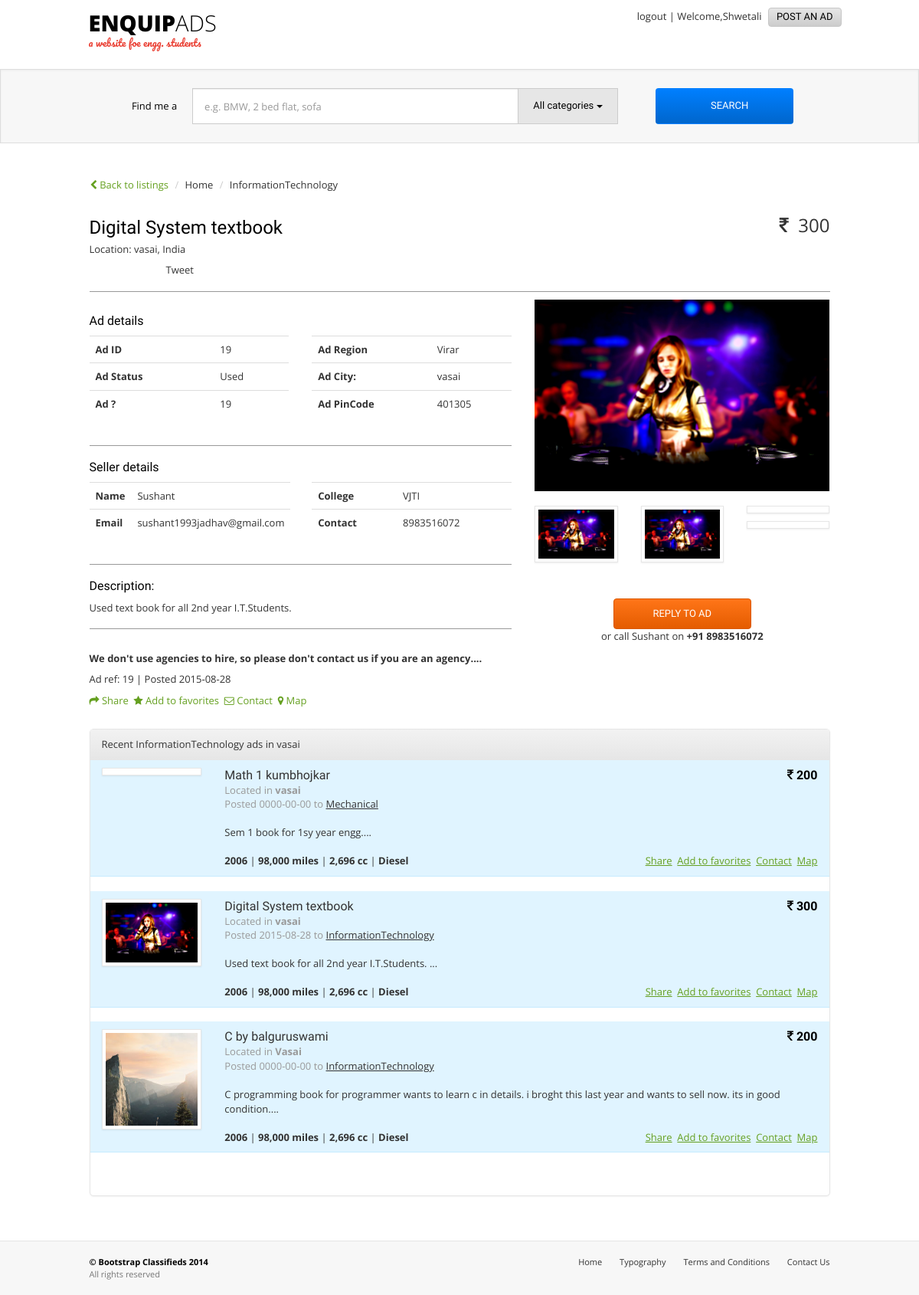
The page /details.php?adId=19&opId=2 (signed in) on the database its author committed.
### tables this page shows
CREATE TABLE IF NOT EXISTS `ads` (
  `adId` int(11) NOT NULL AUTO_INCREMENT,
  `adHeading` varchar(255) NOT NULL,
  `adText` text NOT NULL,
  `adPrice` double NOT NULL,
  `adPincode` int(15) NOT NULL,
  `adImg1` varchar(500) DEFAULT NULL,
  `adImg2` varchar(500) DEFAULT NULL,
  `adImg3` varchar(500) DEFAULT NULL,
  `adImg4` varchar(500) DEFAULT NULL,
  `uId` int(11) DEFAULT NULL,
  `adRegion` varchar(255) NOT NULL,
  `adKey` varchar(500) NOT NULL,
  `opId` int(11) NOT NULL,
  `adStatus` varchar(100) NOT NULL,
  `adCity` varchar(500) NOT NULL,
  `adCountry` varchar(200) NOT NULL,
  `adDate` date NOT NULL,
  PRIMARY KEY (`adId`),
  KEY `uId` (`uId`),
  KEY `oId` (`opId`)
);

CREATE TABLE IF NOT EXISTS `options` (
  `opId` int(11) NOT NULL,
  `opName` varchar(255) NOT NULL,
  `cId` int(11) NOT NULL,
  PRIMARY KEY (`opId`),
  KEY `cId` (`cId`)
);

CREATE TABLE IF NOT EXISTS `users` (
  `uId` int(11) NOT NULL AUTO_INCREMENT,
  `uEmail` varchar(255) NOT NULL,
  `uFirstname` varchar(255) NOT NULL,
  `uLastname` varchar(255) NOT NULL,
  `uPassword` varchar(255) NOT NULL,
  `uCity` varchar(255) NOT NULL,
  `uState` varchar(255) NOT NULL,
  `uPhone` varchar(13) NOT NULL,
  `uAddress` varchar(255) NOT NULL,
  `uPincode` varchar(15) NOT NULL,
  `uCollege` varchar(500) NOT NULL,
  PRIMARY KEY (`uId`)
);

### details.php (the view, shortened to what the rows shown need)
<?php
 $adid=$_GET['adId'];
 $opid=$_GET['opId'];
?>
<!DOCTYPE html>
<html lang="en">
    <head>
        <link id="switch_style" href="css/bootstrap.css" rel="stylesheet">
        <link href="css/theme.css" rel="stylesheet">
        <link href="css/dropzone.css" rel="stylesheet">
        <link href="//netdna.bootstrapcdn.com/font-awesome/4.0.3/css/font-awesome.css" rel="stylesheet">
        <link rel="stylesheet" type="text/css" href="js/fancybox/jquery.fancybox.css?v=2.1.5" media="screen" />
        <link rel="stylesheet" type="text/css" href="js/fancybox/helpers/jquery.fancybox-buttons.css?v=2.1.5" media="screen" />
    </head>
    <body>
            <div class="container" id="listings-page">
    <div class="row">
        <div class="col-sm-12 listing-wrapper listings-top listings-bottom">
            <br />
            <br />
                <?php $dbhost = "localhost";
                    $dbuser = "root";
                    $dbpass = "";
                    $dbcon = mysql_connect($dbhost,$dbuser,$dbpass);
                    $sql_ad="SELECT ads.*,users.*,options.* FROM ads left join users on ads.uId=users.uId inner join options on ads.opId=options.opId where ads.adId=$adid and ads.opId=$opid ";
                    $result_ad =mysql_query($sql_ad,$dbcon);
                    while($ad=mysql_fetch_object($result_ad)){
            ?>
            <div class="row">
                <div class="col-sm-7">
                    <ol class="breadcrumb">
                        <li><a href="listings.php" class="link-info"><i class="fa fa-chevron-left"></i> Back to listings</a></li>
                        <li><a href="#">Home</a></li>
                        <li class="active"><a href="#"><?php echo $ad->opName;?></a></li>
                    </ol>
                </div>
            </div>
            <div class="row">
                <div class="col-sm-7">
                    <h1><?php echo $ad->adHeading; ?> </h1>
                    <p>Location: <?php echo $ad->adCity;?>, <?php echo $ad->adCountry;?></p>
                </div>
                <div class="col-sm-5">
                    <p class="price"><i class="fa fa-inr"></i>&nbsp; <?php echo $ad->adPrice;?></p>
                </div>
            </div>			<div class="row">
            <div class="col-sm-7">
                <div class="row">
                    <div class="col-xs-3" style="width: 100px;">
                    </div>
                    <div class="col-xs-3" style="width: 100px;">
                        <a href="https://twitter.com/share" class="twitter-share-button">Tweet</a>
                    </div>
                    <div class="col-xs-3" style="width: 100px;">
                    </div>
                </div>
            </div>
            </div>
            <hr />
            <div class="row">
                <div class="col-sm-7">
                    <h3>Ad details</h3>
                    <div class="row">
                        <div class="col-xs-6">
                            <table class="table">
                                <tbody>
                                    <tr>
                                        <th>Ad ID</th>
                                        <td><?php echo $ad->adId;?></td>
                                    </tr>
                                    <tr>
                                        <th>Ad Status</th>
                                        <td><?php echo $ad->adStatus;?></td>
                                    </tr>
                                    <tr>
                                        <th>Ad ?</th>
                                        <td><?php echo $ad->adId;?></td>
                                    </tr>
                                </tbody>
                            </table>
                        </div>
                        <div class="col-xs-6">
                            <table class="table">
                                <tbody>
                                    <tr>
                                        <th>Ad Region</th>
                                        <td><?php echo $ad->adRegion;?></td>
                                    </tr>
                                    <tr>
                                        <th>Ad City:</th>
                                        <td><?php echo $ad->adCity;?></td>
                                    </tr>
                                    <tr>
                                        <th>Ad PinCode</th>
                                        <td><?php echo $ad->adPincode;?></td>
                                    </tr>
                                </tbody>
                            </table>
                        </div>
                        <br/>
                    </div>
                    <hr>
                    <h3>Seller details</h3>
                    <div class="row">
                        <div class="col-xs-6">
                            <table class="table">
                                <tbody>
                                    <tr>
                                        <th>Name</th>
                                        <td><?php echo $ad->uFirstname;?></td>
                                    </tr>
                                    <tr>
                                        <th>Email</th>
                                        <td><?php echo $ad->uEmail;?></td>
                                    </tr>
                                </tbody>
                            </table>
                        </div>
                        <div class="col-xs-6">
                            <table class="table">
                                <tbody>
                                    <tr>
                                        <th>College </th>
                                        <td><?php echo $ad->uCollege;?></td>
                                    </tr>
                                    <tr>
                                        <th>Contact </th>
                                        <td><?php echo $ad->uPhone;?></td>
                                    </tr>
                                </tbody>
                            </table>
                        </div>
                        <br/>
                    </div>
                    <hr>
                    <p>
                    <h3>Description:</h3>
                    <?php echo $ad->adText;?>
                    <hr>
                    <p>
                        <br><strong>We don't use agencies to hire, so please don't contact us if you are an agency.... </strong>
                    </p>
                    <p>Ad ref: <?php echo $ad->adId;?> | Posted <?php echo $ad->adDate;?></p>
                    <p>
                        <span class="classified_links ">
                            <a class="link-info" href="#"><i class="fa fa-share"></i> Share</a>&nbsp;
                            <a class="link-info " href="#"><i class="fa fa-star"></i> Add to favorites</a>
                            &nbsp;<a class="link-info " href="#"><i class="fa fa-envelope-o"></i> Contact</a>
                            &nbsp;<a class="link-info fancybox-media" href="http://maps.google.com/?q=<?php echo $ad->adCity;?>"><i class="fa fa-map-marker"></i> Map</a></span>
                    </p>
                </div>
                <div class="col-sm-5 center zoom-gallery">
                    <div class="row center">
                        <div class="col-sm-12">
                            <a class="fancybox" rel="group" href="css/images/single/1.jpg">
                                <img id="img_01" alt="" class="raised" src="<?php echo $ad->adImg1;?>" style="width: 100%" />
                            </a>
                            <br />
                            <br />
                            <div class="row" id="gallery" >
                                                                <div class="col-xs-4" style="margin-bottom: 10px;">
                                    <a href="css/images/2.jpg" class="fancybox thumbnail" rel="group" >
                                        <img alt="" src="<?php echo $ad->adImg1;?>" style="width: 100%" />
                                    </a>
                                </div>
                                                                <div class="col-xs-4" style="margin-bottom: 10px;">
                                    <a href="css/images/single/3.jpg" class="fancybox thumbnail" rel="group" >
                                        <img alt="" src="<?php echo $ad->adImg2;?>" style="width: 100%" />
                                    </a>
                                </div>
                                                                <div class="col-xs-4" style="margin-bottom: 10px;">
                                    <a href="css/images/single/4.jpg" class="fancybox thumbnail" rel="group" >
                                    </a>
                                </div>
                                                                <div class="col-xs-4" style="margin-bottom: 10px;">
                                    <a href="css/images/single/5.jpg" class="fancybox thumbnail" rel="group" >
                                    </a>
                                </div>
                            </div>
                        </div>
                    </div>
                    <br />
                    <br />
                    <div class="col-sm-12" style="text-align: center; margin: 0 auto">
                        <button data-toggle="modal" data-target="#myModal" class="btn btn-warning" style="text-align: center;width: 180px; " type="button">Reply to ad</button>
                        <br />
                        <p>or call <?php echo $ad->uFirstname;?> on <strong>+91&nbsp;<?php echo $ad->uPhone;?></strong></p>
                    </div>
                    <br />
                </div>
            </div>
            <div class="col-sm-12 listings">
                                <br />
                <div class="row">
                    <div class="panel panel-default recent-listings hidden-xs">
                        <div class="panel-heading">Recent <?php echo $ad->opName ;?> ads in <?php echo $ad->adCity;?></div>
                        <div class="panel-body">
                        <?php
                        $dbhost = "localhost";
                    $dbuser = "root";
                    $dbpass = "";
                    $dbcon = mysql_connect($dbhost,$dbuser,$dbpass);
                    $city=$ad->adCity;
                    $sql_city="SELECT ads.*,options.* FROM ads left join options on ads.opId=options.opId  where  ads.adCity  like '%{$city}%' ";
                    $result_city = mysql_query($sql_city,$dbcon);
                        while($adcity = mysql_fetch_object($result_city)){?>
                            <div class="row premium  listing-row">
                                <div class="col-sm-2">
                                    <a href="details.php?adId=<?php echo $adcity->adId;?>&opId=<?php echo $adcity->opId;?>" class="thumbnail " ><img alt="" src="<?php echo $adcity->adImg1;?>"></a>
                                </div>
                                <div class="col-sm-10">
                                    <div class="row">
                                        <div class="col-sm-9">
                                            <h3><a class=""  href="details.php?adId=<?php echo $adcity->adId;?>&opId=<?php echo $adcity->opId;?>"><?php echo $adcity->adHeading;?></a></h3>
                                        </div>
                                        <div class="col-sm-3">
                                            <h3 class="price-text"><strong><i class="fa fa-inr"></i>&nbsp;<?php echo $adcity->adPrice;?></strong></h3>
                                        </div>
                                    </div>
                                    <div class="row">
                                        <div class="col-sm-12">
                                            <p class="muted">Located in <strong><?php echo $adcity->adCity;?></strong></p>
                                            <p class="muted">Posted <?php echo $adcity->adDate;?> to <a href="#" class="underline"><?php echo $adcity->opName;?></a></p><br />
                                            <p><?php echo $adcity->adText;?>...</p><br />
                                        </div>
                                    </div>
                                </div>
                                <div class="col-sm-12">
                                    <div class="row">
                                        <div class="col-sm-2"></div>
                                        <div class="col-sm-5">
                                            <p class="ad-description">
                                                <strong>2006</strong> |
                                                <strong>98,000 miles</strong> |
                                                <strong>2,696 cc</strong> |
                                                <strong>Diesel</strong>
                                            </p>
                                        </div>
                                        <div class="col-sm-5">
                                            <p>
                                                <span class="classified_links pull-right">
                                                    <a class="link-info underline" href="#">Share</a>&nbsp;
                                                    <a class="link-info underline" href="#">Add to favorites</a>
                                                    &nbsp;<a class="link-info underline" href="#">Contact</a>
                                                    &nbsp;<a class="link-info underline" href="http://maps.google.com/?q=<?php echo $adcity->adCity;?>">Map</a></span>
                                            </p>
                                        </div>
                                    </div>
                                </div>
                            </div>
                            <br/>
                            <?php  }?>
                            <br />
                            <br />
                        </div>
                    </div>
                </div>
            </div>
        </div>
    </div>
</div>
<div class="footer">
    <div class="container">
        <div class="row">
            <div class="col-sm-4 col-xs-12">
                <p><strong>&copy; Bootstrap Classifieds 2014</strong></p>
                <p>All rights reserved</p>
            </div>
            <div class="col-sm-8 col-xs-12">
                <p class="footer-links">
                    <a href="index.php" class="active">Home</a>
                    <a href="typography.php">Typography</a>
                    <a href="terms.php">Terms and Conditions</a>
                    <a href="contact.php">Contact Us</a>
                </p>
            </div>
        </div>
    </div>
</div>
<?php  }?>
</body>
</html>

### rows shown on the page
ads: opId.opName "InformationTechnology", adHeading "Digital System textbook", adCity "vasai", adCountry "India", adPrice "300", adId "19", adStatus "Used", adRegion "Virar", adPincode "401305", uId.uFirstname "Sushant", uId.uEmail "sushant1993jadhav@gmail.com", uId.uCollege "VJTI", uId.uPhone "8983516072", adText "Used text book for all 2nd year I.T.Students.", adDate "2015-08-28", adImg1 (picture), adImg2 (picture)
ads: adHeading "Math 1 kumbhojkar", adPrice "200", adCity "vasai", adDate "0000-00-00", opId.opName "Mechanical", adText "Sem 1 book for 1sy year engg."
ads: adImg1 (picture), adHeading "C by balguruswami", adPrice "200", adCity "Vasai", adDate "0000-00-00", opId.opName "InformationTechnology", adText "C programming book for programmer wants to learn c in details. i broght this last year and wants to sell now. its in good condition."

### other values the page prints
$username "Shwetali"
